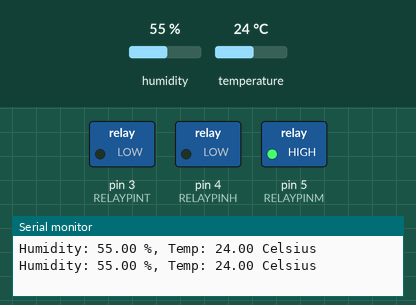
Simulated run of this sketch. Board: Arduino Uno, built with avr-gcc and run on an emulated ATmega328P. On the bench: switched loads named in the sketch (green lamp = pin HIGH), the last lines printed to the serial monitor. The inputs (shaded band) are chosen by the test bench; at power-on: humidity 55 %, temperature 24 °C.

Above: at 2.8 s.
2.9 s: humidity set to 59 %
6.2 s: humidity set to 62 %
At 9.4 s:
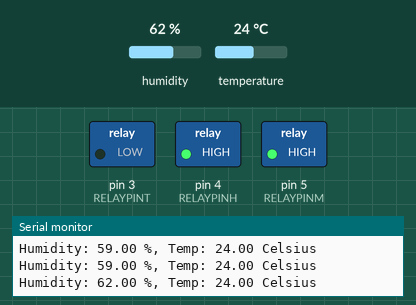
10.5 s: temperature set to 36.3 °C
14.2 s: temperature set to 37.5 °C
At 17.6 s:
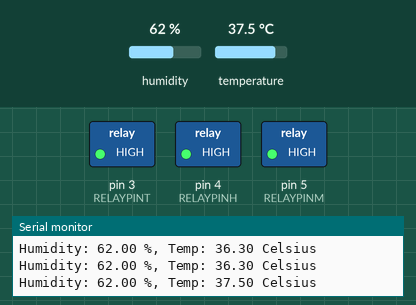
18.5 s: humidity set to 22 %
At 22.2 s:
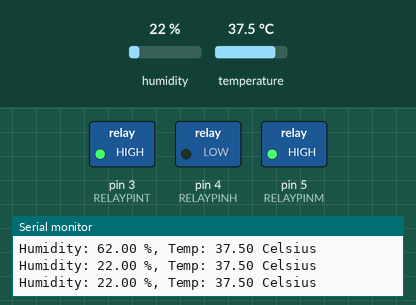
22.5 s: humidity set to 68 %
At 25.8 s:
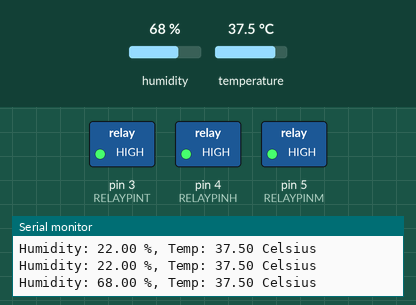
Timing chart, 0 to 27.3 s (numbered marks = the images above; inputs shaded):
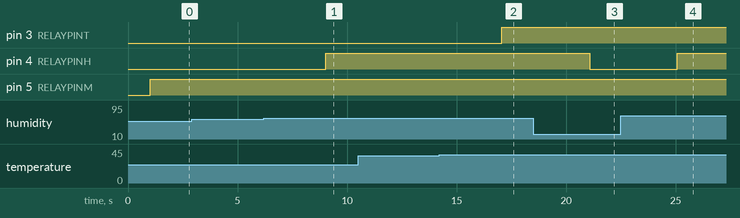

Measured:
- the behaviour switches between 60 and 61 % on humidity (found by bisection; images 0 and 1)
- the behaviour switches between 37 and 37.1 °C on temperature (found by bisection; images 1 and 2)
- after the input at 6.2 s, pin 4 (RELAYPINH): LOW → HIGH after 2.8 s
- after the input at 14.2 s, pin 3 (RELAYPINT): LOW → HIGH after 2.9 s
- after the input at 18.5 s, pin 4 (RELAYPINH): HIGH → LOW after 2.6 s
- after the input at 22.5 s, pin 4 (RELAYPINH): LOW → HIGH after 2.6 s

The sketch:

Kuluckamakinesi.ino
```cpp
#include <dht.h>
dht DHT;
//Constants
#define DHT22_PIN 2     // DHT 22  (AM2302) - what pin we're connected to
#define RELAYPINT 3
#define RELAYPINH 4
#define RELAYPINM 5
//Variables
float hum;  //Stores humidity value
float temp; //Stores temperature value
int x=0;
int y=0;
int a=0;
int b=0;
void setup()
{
    Serial.begin(9600);
  pinMode(RELAYPINT, OUTPUT);
  pinMode(RELAYPINH, OUTPUT);
  pinMode(RELAYPINM, OUTPUT);
}

void loop()
{
    int chk = DHT.read22(DHT22_PIN);

    hum = DHT.humidity;
    temp= DHT.temperature;


    //arduinonuzu laptopunuza bağlayarak sıcaklık ve nem değerlerini okuyabilirsiniz seri port ekranından
    Serial.print("Humidity: ");
    Serial.print(hum);
    Serial.print(" %, Temp: ");
    Serial.print(temp);
    Serial.println(" Celsius");
    delay(1000); //Delay 2 sec.

    if (temp > 37) { //benim rölelerimin ışıkları ters çalıştığı için bu şekilde büyüktür yaptım

    digitalWrite(RELAYPINT, HIGH);

  }
  else  {
       digitalWrite(RELAYPINT, LOW);
  }
    if (hum > 60) {
    digitalWrite(RELAYPINH, HIGH);
  } else  {
    digitalWrite(RELAYPINH, LOW);
  }

 if (b==0){
  digitalWrite(RELAYPINM, HIGH);
 b++;
 }
    if (a==1){
    if (x==3600){
 digitalWrite(RELAYPINM, LOW);
 x=0;
 a=0;
 }
 if (x<=3600)
 delay (1000);
 x=x+2;}


 if (a==0){
 if (y==18){
digitalWrite(RELAYPINM, HIGH);
y=0;
a=1;
}
if (y<=18){
delay (1000);
y=y+2;}}
}
```
